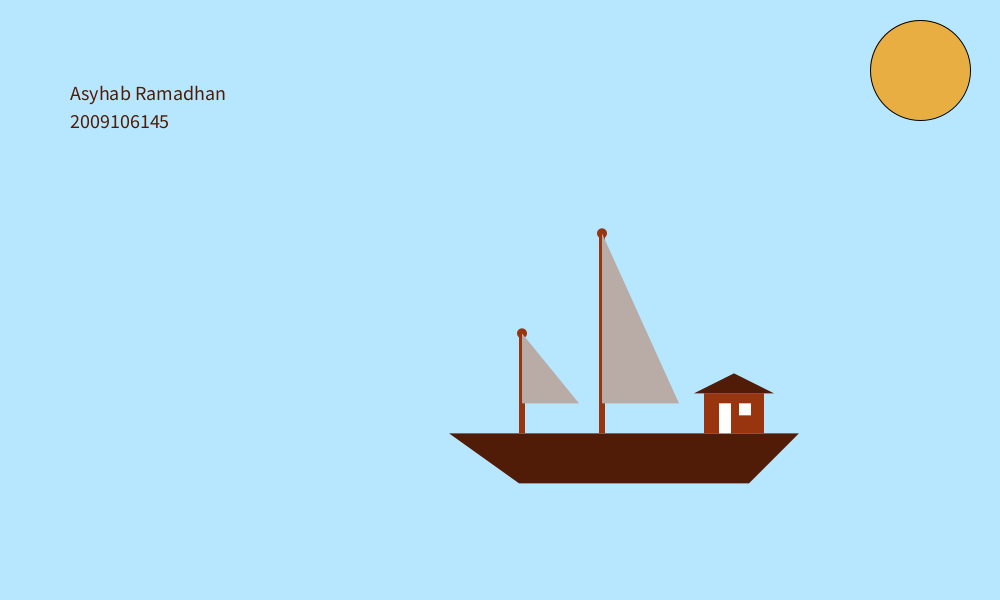
Frame 1 (no input)
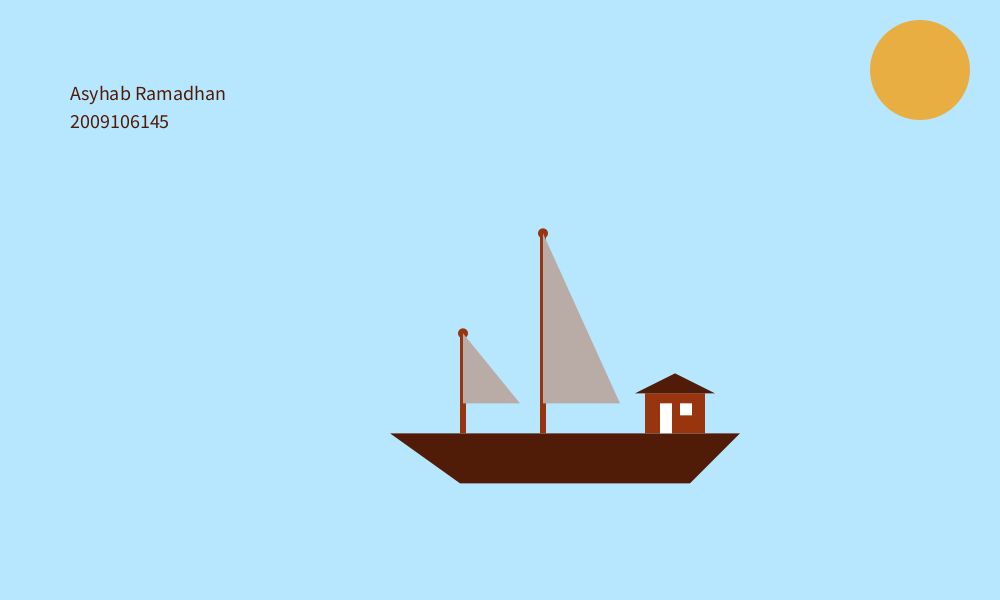
Frame 60 (the mouse pressed at the canvas centre just before this capture)
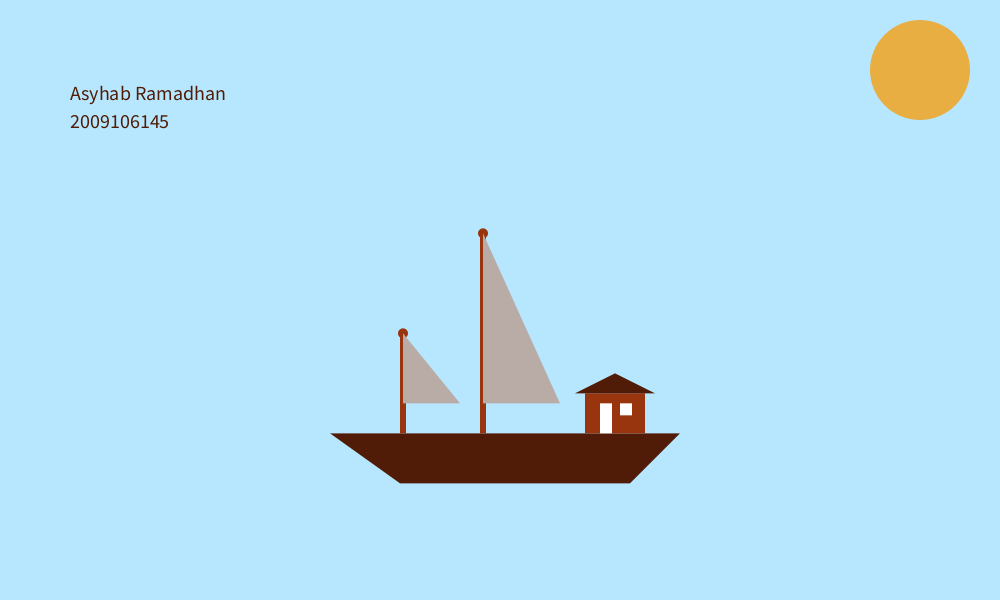
Frame 120 (the mouse held since frame 60 and released just before this capture)

The Processing sketch that drew these frames (run headless with seeded random() and noise(); from frame 60 on, the mouse is pressed at the canvas centre):

// Processing sketch: postest2_sketch
// ── postest2_sketch.pde
// mendefinisikan varibale 
float x;
float size  =  65;

void setup(){
  size(1000, 600); //Untuk Mengatur Ukuran Canvasnya;
}

void draw(){ //menjalnkan perintah secara berulang

  background(#B7E7FF); //latar canvas warma biru muda;

  textSize(20); //Untuk Mengatur Ukuran Text;
  fill(#501C07);
  text("Asyhab Ramadhan", 70,100); //Isi text dan posisi textnya;
  text("2009106145", 70,128); //Isi text dan posisi textnya;
  
  fill(#E8AE42); //Untuk Mewarnai dalam objek;
  ellipse(920, 70, 100, 100); //Matahari;
  
  fill(#501C07); //Untuk Mewarnai dalam objek;
  noStroke(); //biar gak ada garis tepi
  rect(0,695,800,205);
  
  x = x + 1; //berguna untuk menentukan kecepatan objek
  translate(100-x, height/2-2*size/0.6); //untuk menggerakan objek secara horizontal dari kanan ke kiri
  
  //Deck Kapal;
  fill(#501C07); //Untuk Mewarnai dalam objek;
  noStroke(); //Untuk menonaktifkan warna pada garis;
  quad(350,350, 700,350, 650,400, 420,400);
  
  fill(#98350E);
  rect(420,250, 6,100); //Tiang Pendek;
  ellipse(423,250, 10,10);
  rect(500,150, 6,200); //Tiang Panjang;
  ellipse(503,150, 10,10);
  
  fill(#B9ACA7);
  triangle(423,250, 480,320, 423,320); //Bendera Kecil;  
  triangle(503,150, 580,320, 503,320); //Bendera Besar;  
  
  //Komponen Rumah;
  fill(#98350E);
  rect(605,310, 60,40);
  fill(#FFFFFF);
  rect(620,320, 12,30); //Pintu;
  fill(#FFFFFF);
  rect(640,320, 12,12); //Jendela;

  fill(#501C07);
  triangle(595,310, 635,290, 675,310);

}
